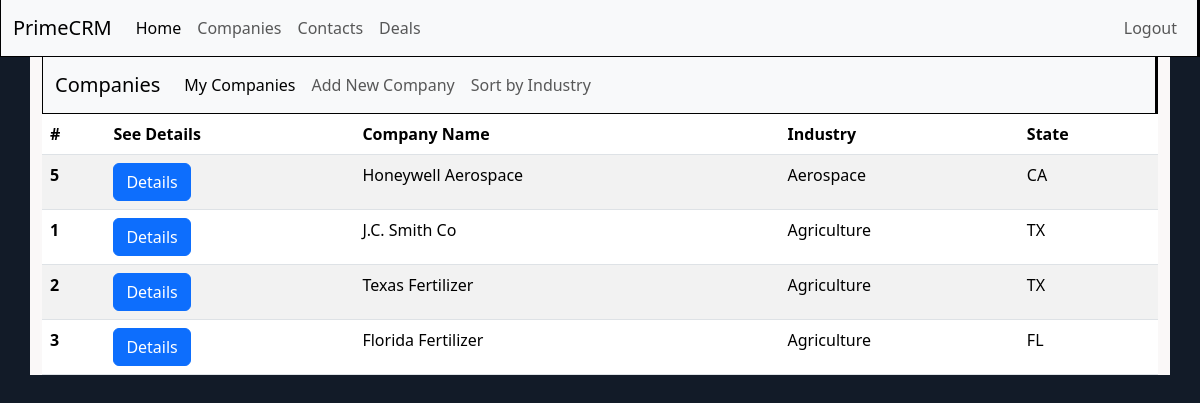
Screenshot of /crm/company/industry (signed in) with the database file from the repository.
### crm/models.py (models this page shows, shortened)
class Company(models.Model):
    name = models.CharField(max_length=100)
    industry = models.CharField(max_length=100, blank=True, null=True)
    phone = models.CharField(max_length=50, blank=True, null=True)
    notes = models.TextField()
    addressLineOne = models.CharField(max_length=100, blank=True, null=True)
    city = models.CharField(max_length=50, blank=True, null=True)
    stateProv = models.CharField(max_length=50, blank=True, null=True)
    zipcode = models.CharField(max_length=20, blank=True, null=True)
    author = models.ForeignKey(User, on_delete=models.CASCADE, null=True, blank=True)

### crm/views.py (the view)
# urls.py: path("company/industry", views.CompanyByIndustry.as_view(), name = "company_byindustry"),
class CompanyByIndustry(ListView):
    template_name = "crm/companyindustry.html"
    model = Company
    def get_queryset(self):
        logged_user = self.request.user
        return Company.objects.filter(author = logged_user).order_by('industry')

### templates/crm/companyindustry.html (shortened to what this page needs)
{% extends 'base.html' %}
{% block content %}
{% include 'crm/companynavbar.html' %}
<table class="table table-striped table-responsive">
  <thead>
    <tr>
      <th scope="col">#</th>
      <th scope="col">See Details</th>
      <th scope="col">Company Name</th>
      <th scope="col">Industry </th>
      <th scope="col">State</th>
    </tr>
  </thead>
  <tbody>
    {% for company in company_list %}
    <tr>
      <th scope="row">{{company.id}}</th>
      <td><a href=" {% url 'companydetail' company.id %}" class="btn btn-primary"> Details </a></td>
      <td>{{company.name}}</td>
      <td>{{company.industry}}</td>
      <td>{{company.stateProv}}</td>
    </tr>
    {% endfor %}
  </tbody>
</table>
{% endblock content %}

### static/css/base.css (style rules this page uses)
body { background-color: #121b28 }

### rows the page displays
Company: id "5", name "Honeywell Aerospace", industry "Aerospace", stateProv "CA"
Company: id "1", name "J.C. Smith Co", industry "Agriculture", stateProv "TX"
Company: id "2", name "Texas Fertilizer", industry "Agriculture", stateProv "TX"
Company: id "3", name "Florida Fertilizer", industry "Agriculture", stateProv "FL"
